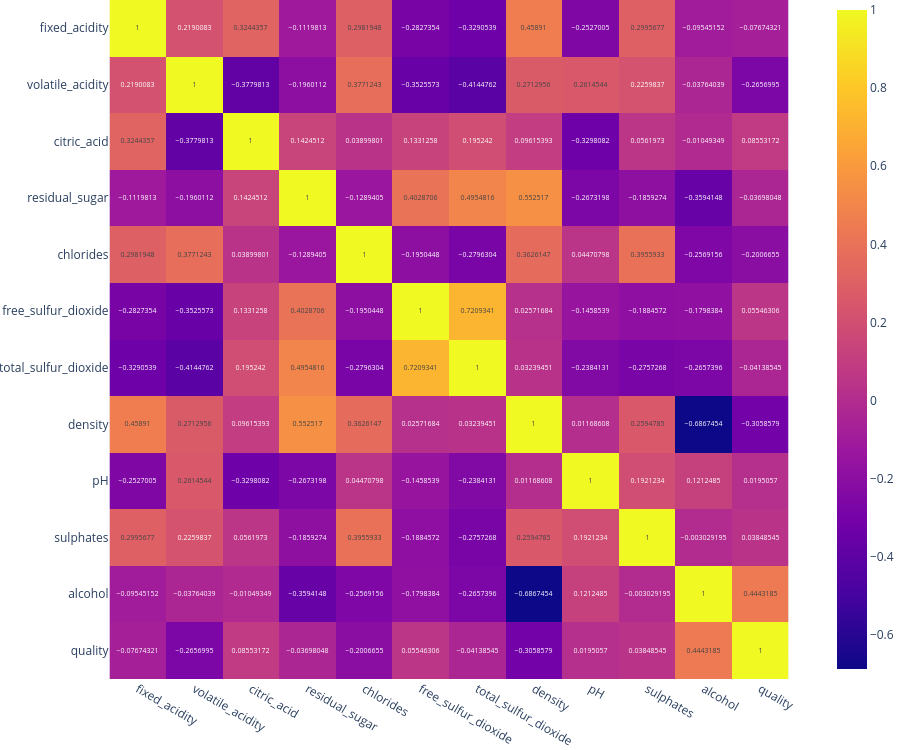

Notebook cell for this chart:
### Code cell
fig = px.imshow(
    wine_quality_data.drop("color", axis=1).corr(method='pearson'),
    text_auto=True,
    width=900,
    height=750
)
fig.update_layout(margin=dict(l=0, r=0, t=0, b=0))
pio.write_image(fig, "images/correlation.svg")
fig.show()

### Figure 1 — Plotly figure (JSON) as saved in the notebook; plotly's stock layout.template omitted (floating-point values rounded to 4 significant figures; data arrays with more than 128 entries replaced by an {"elided": "..."} marker saying what was removed)
{"data": [{"coloraxis": "coloraxis", "hovertemplate": "x: %{x}<br>y: %{y}<br>color: %{z}<extra></extra>", "name": "0", "texttemplate": "%{z}", "type": "heatmap", "x": ["fixed_acidity", "volatile_acidity", "citric_acid", "residual_sugar", "chlorides", "free_sulfur_dioxide", "total_sulfur_dioxide", "density", "pH", "sulphates", "alcohol", "quality"], "xaxis": "x", "y": ["fixed_acidity", "volatile_acidity", "citric_acid", "residual_sugar", "chlorides", "free_sulfur_dioxide", "total_sulfur_dioxide", "density", "pH", "sulphates", "alcohol", "quality"], "yaxis": "y", "z": {"elided": "12x12 float values"}}], "layout": {"coloraxis": {"colorscale": [[0, "#0d0887"], [0.1111, "#46039f"], [0.2222, "#7201a8"], [0.3333, "#9c179e"], [0.4444, "#bd3786"], [0.5556, "#d8576b"], [0.6667, "#ed7953"], [0.7778, "#fb9f3a"], [0.8889, "#fdca26"], [1, "#f0f921"]]}, "height": 750, "margin": {"b": 0, "l": 0, "r": 0, "t": 0}, "width": 900, "xaxis": {"anchor": "y", "constrain": "domain", "domain": [0, 1], "scaleanchor": "y"}, "yaxis": {"anchor": "x", "autorange": "reversed", "constrain": "domain", "domain": [0, 1]}}}
